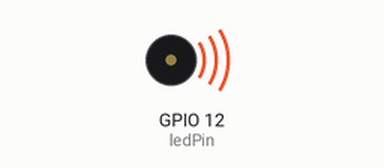
The sketch below on a simulated ESP32. On the bench: buzzer (waves = sounding).

Above: at 2.5 s.
At 8.3 s:
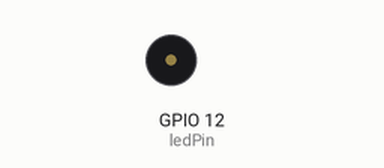
Timing chart, 0 to 12.9 s (numbered marks = the images above):
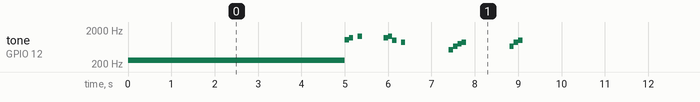

The sketch:

2-3.ino
```cpp
const int ledPin = 12;
const int freq = 5000;
const int ledChannel = 0;
const int resolution = 8;
void setup(){
ledcSetup(ledChannel, freq, resolution);
ledcAttachPin(ledPin, ledChannel);
ledcWriteTone(ledChannel, 261.626);
Serial.begin(115200);}
void loop(){
delay(5000);
ledcWriteTone(ledChannel,1046);
delay(100);
ledcWriteTone(ledChannel,1175);
delay(100);
ledcWriteTone(ledChannel,0);
delay(100);
ledcWriteTone(ledChannel,1318);
delay(100);
ledcWriteTone(ledChannel,0);
delay(500);
ledcWriteTone(ledChannel,1175);
delay(100);
ledcWriteTone(ledChannel,1318);
delay(100);
ledcWriteTone(ledChannel,988);
delay(100);
ledcWriteTone(ledChannel,0);
delay(100);
ledcWriteTone(ledChannel,880);
delay(100);
ledcWriteTone(ledChannel,0);
delay(1000);
ledcWriteTone(ledChannel,523);
delay(100);
ledcWriteTone(ledChannel,659);
delay(100);
ledcWriteTone(ledChannel,784);
delay(100);
ledcWriteTone(ledChannel,880);
delay(100);
ledcWriteTone(ledChannel,0);
delay(1000);
ledcWriteTone(ledChannel,659);
delay(100);
ledcWriteTone(ledChannel,880);
delay(100);
ledcWriteTone(ledChannel,988);
delay(100);
ledcWriteTone(ledChannel,0);
delay(800);
}
```
